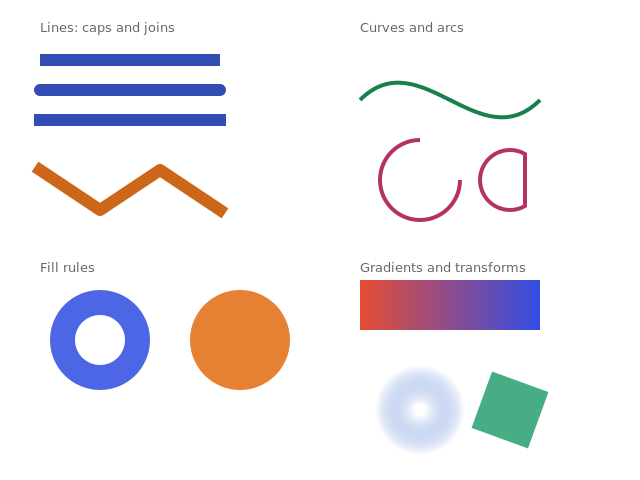

Recreate this plot in Python.
#!/usr/bin/env python3
"""Paths, strokes, fills, gradients and transformations.

Everything Cairo draws is a path. You build one with move_to/line_to/curve_to/arc,
then either stroke it (draw the outline) or fill it (colour the inside). Both
consume the path unless you use the _preserve variants.
"""

import math

import cairo

WIDTH, HEIGHT = 640, 480

surface = cairo.ImageSurface(cairo.FORMAT_ARGB32, WIDTH, HEIGHT)
cr = cairo.Context(surface)

cr.set_source_rgb(1, 1, 1)
cr.paint()


def panel(x, y, title):
    """Move the origin to a cell of a 2x2 grid and label it."""
    cr.save()                    # push the current transform and state
    cr.translate(x, y)
    cr.set_source_rgb(0.4, 0.4, 0.4)
    cr.select_font_face("sans-serif")
    cr.set_font_size(13)
    cr.move_to(0, -8)
    cr.show_text(title)


def end_panel():
    cr.restore()                 # pop it again


# --- lines and joins -----------------------------------------------------------
panel(40, 40, "Lines: caps and joins")
cr.set_line_width(12)
for i, cap in enumerate((cairo.LINE_CAP_BUTT, cairo.LINE_CAP_ROUND,
                         cairo.LINE_CAP_SQUARE)):
    cr.set_line_cap(cap)
    cr.set_source_rgb(0.2, 0.3, 0.7)
    cr.move_to(0, 20 + i * 30)
    cr.line_to(180, 20 + i * 30)
    cr.stroke()

cr.set_line_join(cairo.LINE_JOIN_ROUND)
cr.set_source_rgb(0.8, 0.4, 0.1)
cr.move_to(0, 130)
cr.line_to(60, 170)
cr.line_to(120, 130)
cr.line_to(180, 170)
cr.stroke()
end_panel()

# --- curves and arcs -----------------------------------------------------------
panel(360, 40, "Curves and arcs")
cr.set_line_width(4)
cr.set_source_rgb(0.1, 0.5, 0.3)
cr.move_to(0, 60)
# curve_to takes two control points and an end point.
cr.curve_to(60, 0, 120, 120, 180, 60)
cr.stroke()

# arc goes clockwise; arc_negative goes the other way. Angles are radians, and
# zero points right, not up.
cr.set_source_rgb(0.7, 0.2, 0.4)
cr.arc(60, 140, 40, 0, math.radians(270))
cr.stroke()

# The same sweep the other way round, closed into a wedge.
cr.arc_negative(150, 140, 30, math.radians(300), math.radians(60))
cr.close_path()                  # back to where the path started
cr.stroke()
end_panel()

# --- fills, and the difference the rule makes ---------------------------------
panel(40, 280, "Fill rules")
cr.set_source_rgb(0.3, 0.4, 0.9)
cr.arc(60, 60, 50, 0, 2 * math.pi)
cr.new_sub_path()                # or the next arc joins on with a straight line
cr.arc(60, 60, 25, 0, 2 * math.pi)
cr.set_fill_rule(cairo.FILL_RULE_EVEN_ODD)
cr.fill()                        # the inner circle is punched out

cr.set_source_rgb(0.9, 0.5, 0.2)
cr.arc(200, 60, 50, 0, 2 * math.pi)
cr.new_sub_path()
cr.arc(200, 60, 25, 0, 2 * math.pi)
cr.set_fill_rule(cairo.FILL_RULE_WINDING)
cr.fill()                        # ...and here it is not
end_panel()

# --- gradients and transforms --------------------------------------------------
panel(360, 280, "Gradients and transforms")
gradient = cairo.LinearGradient(0, 0, 180, 0)
gradient.add_color_stop_rgb(0.0, 0.9, 0.3, 0.2)
gradient.add_color_stop_rgb(1.0, 0.2, 0.3, 0.9)
cr.set_source(gradient)
cr.rectangle(0, 0, 180, 50)
cr.fill()

radial = cairo.RadialGradient(60, 130, 5, 60, 130, 45)
radial.add_color_stop_rgba(0, 1, 1, 1, 1)
radial.add_color_stop_rgba(1, 0.2, 0.4, 0.8, 0)
cr.set_source(radial)
cr.arc(60, 130, 45, 0, 2 * math.pi)
cr.fill()

cr.save()
cr.translate(150, 130)
cr.rotate(math.radians(20))
cr.set_source_rgba(0.1, 0.6, 0.4, 0.8)
cr.rectangle(-30, -30, 60, 60)
cr.fill()
cr.restore()
end_panel()

surface.write_to_png("paths-and-fills.png")
print("wrote paths-and-fills.png")
